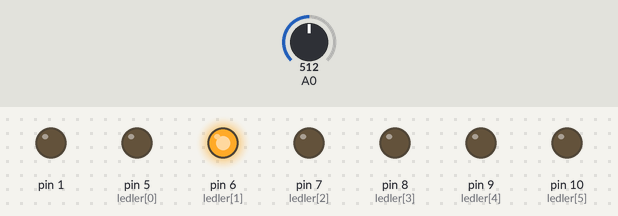
Recording of a sketch running on a simulated Arduino Uno, built with avr-gcc and run on an emulated ATmega328P. Parts: output pins drawn as LEDs (lit = HIGH). Inputs (shaded band) come from the test bench; at power-on: A0 = 512.

Above: at 8.5 s.
8.6 s: A0 set to 122
At 11.8 s:
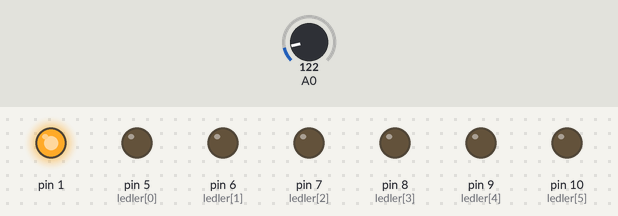
16.9 s: A0 set to 306
At 18.5 s:
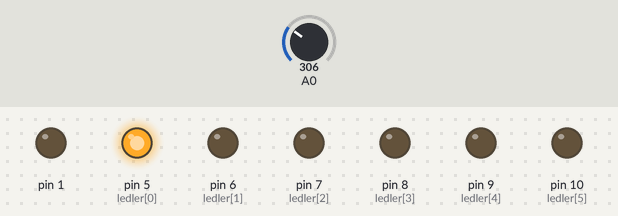
24.6 s: A0 set to 716
At 30.6 s:
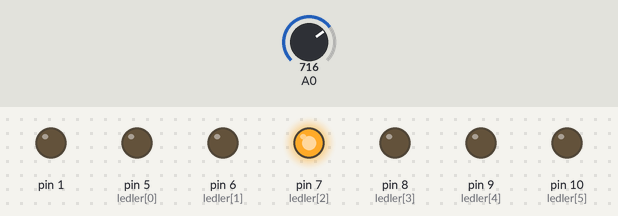
Timing chart, 0 to 38.3 s (numbered marks = the images above; inputs shaded):
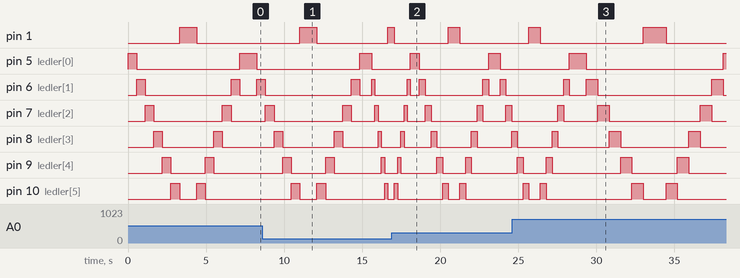

The sketch:

KARA__M_EK_POTANS_YOMETRE.ino
```cpp
int ledler[] = {5,6,7,8,9,10};

void setup() {
  Serial.println("Potansiometer value reading : ");
  for(int i=0; i<7; i++){
  pinMode(ledler[i], OUTPUT);

}
}

void loop()
{
  int deger = analogRead(A0);  //We say "set deger variable to A0 pin's value"
  deger = map(deger,0,1023,100,1000);
  for(int i=0; i<7; i++){
    digitalWrite(ledler[i], HIGH);
    delay(deger);
    digitalWrite(ledler[i], LOW);
  }
  for(int j=6; j>-1; j--){
    digitalWrite(ledler[j], HIGH);
    delay(deger);
    digitalWrite(ledler[j], LOW);


  }


}
```
